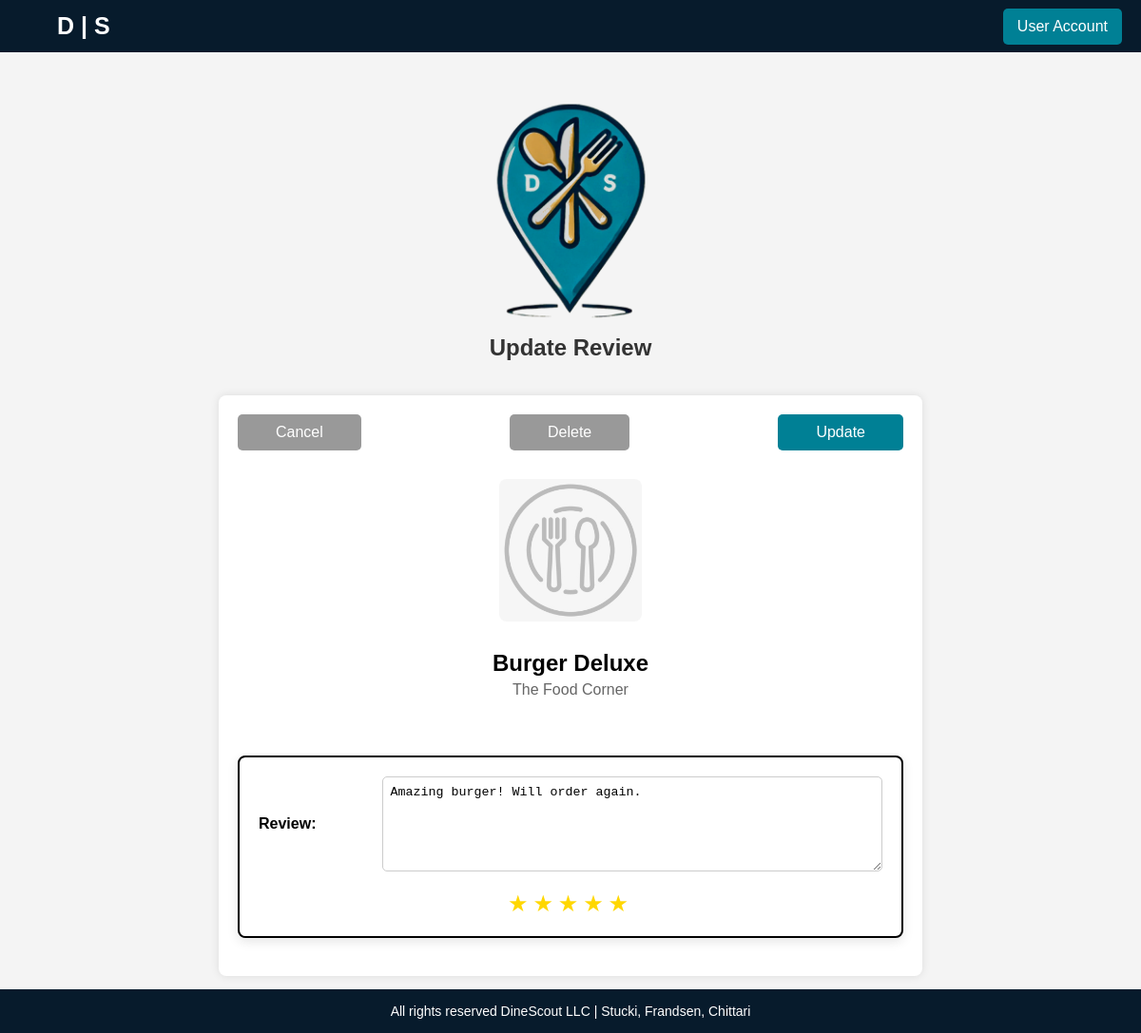
The page /Pages/update-review.php?review_id=1 on the database its author committed.
### tables this page shows
CREATE TABLE IF NOT EXISTS `food_item` (
  `food_item_id` int NOT NULL AUTO_INCREMENT,
  `restaurant_id` int DEFAULT NULL,
  `dish_name` varchar(100) DEFAULT NULL,
  `price` decimal(10,2) DEFAULT NULL,
  `description` text,
  `ingredients` text,
  `nutritional_information` text,
  PRIMARY KEY (`food_item_id`),
  KEY `restaurant_id` (`restaurant_id`)
);

CREATE TABLE IF NOT EXISTS `restaurant` (
  `restaurant_id` int NOT NULL AUTO_INCREMENT,
  `name` varchar(100) NOT NULL,
  `location` varchar(100) DEFAULT NULL,
  `website` varchar(100) DEFAULT NULL,
  `phone_number` varchar(20) DEFAULT NULL,
  `email` varchar(100) DEFAULT NULL,
  `operating_hours` varchar(100) DEFAULT NULL,
  `description` text,
  `membership_id` int DEFAULT NULL,
  PRIMARY KEY (`restaurant_id`),
  KEY `membership_id` (`membership_id`)
);

CREATE TABLE IF NOT EXISTS `review` (
  `review_id` int NOT NULL AUTO_INCREMENT,
  `user_id` int DEFAULT NULL,
  `food_item_id` int DEFAULT NULL,
  `rating` int DEFAULT NULL,
  `comment` text,
  `review_date` date DEFAULT NULL,
  PRIMARY KEY (`review_id`),
  KEY `user_id` (`user_id`),
  KEY `food_item_id` (`food_item_id`)
);

### Pages/update-review.php (the view, shortened to what this page needs)
<?php
require_once 'login_db.php';
$conn = new mysqli($hn, $un, $pw, $db);
$review_id = $_GET['review_id'];
$query = "SELECT * FROM review WHERE review_id = '$review_id'";
$result = $conn->query($query);
$review = $result->fetch_array(MYSQLI_ASSOC);
$food_id = $review['food_item_id'];
$query = "SELECT * FROM food_item WHERE food_item_id = '$food_id'";
$result = $conn->query($query);
$dish = $result->fetch_array(MYSQLI_ASSOC);
$dish_name = $dish['dish_name'];
$rest_id = $dish['restaurant_id'];
$query = "SELECT name FROM restaurant WHERE restaurant_id = '$rest_id'";
$result = $conn->query($query);
$rest = $result->fetch_array(MYSQLI_ASSOC);
$rest_name = $rest['name'];
echo <<<_END
<head>
	<title>DineScout | Update $dish_name Review</title>
</head>
_END;
?>
<!DOCTYPE html>
<html lang="en">
<head>
    <link rel="stylesheet" href="../CSS/update-review.css">
</head>
<body>
	<header class="top-bar">
        <div class="left-text">
            <a href="home.php">D | S</a>
        </div>
        <div class="right-button">
            <a href="home.php" class="no-underline">User Account</a>
        </div>
    </header>
	<div class="center-logo">
        <img src="../Images/ds_logo_simple_transparent.png" alt="DineScout Logo">
		<h1>Update Review</h1>
    </div>
	<form action="update-review.php?review_id=<?php echo $review_id ?>" method=POST class="update-review-container">
		<div class="top-buttons">
			<a href="view-review.php?review_id=<?php echo $review_id ?>" class="cancel-button">Cancel</a>
			<button type=button class="delete-review-button" onclick="openDeletePopup()">Delete</button>
			<button type=submit class="update-review-button">Update</button>
		</div>
		<img src="../Images/food-placeholder.jpg" class="food-item-image">
		<div class="food-item-name"><?php echo $dish_name; ?></div>
		<div class="restaurant-name"><?php echo $rest_name ?></div>
		<div class="add-food-item-review">
			<div class="review-input-group">
				<label for="review-comments">Review:</label>
				<textarea id="review-comments" name="review-comments" required><?php echo htmlspecialchars($review['comment']); ?></textarea>
			</div>
			<div class="rating">
				<label for="star5">&#9734</label>
				<label for="star4">&#9734</label>
				<label for="star3">&#9734</label>
				<label for="star2">&#9734</label>
				<label for="star1">&#9734</label>
			</div>
		</div>
	</form>
	<footer class="footer">
        <p>All rights reserved DineScout LLC | Stucki, Frandsen, Chittari</p>
    </footer>
</body>
</html>

### CSS/update-review.css (style rules this page uses)
body { display: flex; flex-direction: column; align-items: center; margin: 0; font-family: Arial, sans-serif; background-color: #f4f4f4; min-height: 100vh; }
.top-bar { width: 100%; background-color: #071b2c; color: white; padding: 10px 20px; display: flex; justify-content: space-between; align-items: center; position: fixed; top: 0; height: 55px; box-sizing: border-box; }
.left-text a, .no-underline { text-decoration: none; color: white; }
.left-text a { font-size: 25px; font-weight: bold; margin-left: 40px; }
.no-underline { font-size: 16px; }
.right-button a { background-color: #008095; padding: 10px 15px; border-radius: 5px; display: inline-block; }
.center-logo { display: flex; flex-direction: column; align-items: center; margin: 100px 0 20px; }
.center-logo img { width: 175px; }
.center-logo h1 { margin-top: 10px; font-size: 24px; color: #333; }
.food-item-image { max-width: 150px; border-radius: 8px; margin: 10px 0; }
.food-item-name { font-size: 24px; font-weight: bold; margin: 20px 0 5px; }
.restaurant-name { font-size: 16px; color: #666; margin-bottom: 40px; }
.update-review-container { display: flex; flex-direction: column; align-items: center; width: 100%; max-width: 700px; padding: 20px; background-color: white; border-radius: 8px; box-shadow: 0 0 10px rgba(0, 0, 0, 0.1); margin-bottom: 60px; }
.top-buttons { display: flex; justify-content: space-between; margin-bottom: 20px; width: 100%; max-width: 700px; }
.cancel-button, .delete-review-button, .update-review-button { background-color: #008095; color: white; border: none; padding: 10px 40px; font-size: 16px; cursor: pointer; border-radius: 5px; text-decoration: none; width: auto; }
.cancel-button, .delete-review-button { background-color: #999999; }
.add-food-item-review { width: 100%; padding: 20px; background-color: white; border-radius: 8px; box-sizing: border-box; box-shadow: 0 4px 12px rgba(0, 0, 0, 0.1); margin: 20px auto; display: flex; flex-direction: column; gap: 20px; align-items: center; border: 2px solid black; cursor: default; }
.review-input-group { width: 100%; display: flex; align-items: center; justify-content: flex-start; gap: 10px; }
.review-input-group label { font-weight: bold; width: 150px; text-align: left; }
.review-input-group input[type="text"], .review-input-group textarea { width: 100%; padding: 8px; border: 1px solid #ccc; border-radius: 5px; text-align: left; }
textarea { height: 100px; resize: vertical; }
.rating { unicode-bidi: bidi-override; direction: rtl; text-align: center; font-size: 24px; }
.rating > label { float: right; display: inline; padding: 0; margin: 0; position: relative; width: 1.1em; cursor: pointer; color: #666; }
.rating > label:hover, .rating > label:hover ~ label, .rating > input.radio-btn:checked ~ label { color: transparent; }
.rating > label:hover:before, .rating > label:hover ~ label:before, .rating > input.radio-btn:checked ~ label:before, .rating > input.radio-btn:checked ~ label:before { content: "\2605"; position: absolute; left: 0; color: #FFD700; }
.footer { width: 100%; background-color: #071b2c; text-align: center; padding: 15px 0; position: fixed; bottom: 0; }
.footer p { margin: 0; color: white; font-size: 14px; }

### rows shown on the page
food_item: dish_name "Burger Deluxe"
restaurant: name "The Food Corner"
review: review-comments "Amazing burger! Will order again."
